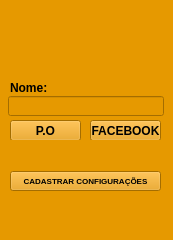
<?xml version="1.0" encoding="UTF-8"?>
<ui version="4.0">
 <class>MainWindow</class>
 <widget class="QMainWindow" name="MainWindow">
  <property name="geometry">
   <rect>
    <x>0</x>
    <y>0</y>
    <width>173</width>
    <height>240</height>
   </rect>
  </property>
  <property name="windowTitle">
   <string>OFFER BOT</string>
  </property>
  <property name="styleSheet">
   <string notr="true">background-color: rgb(255, 170, 0);
background-color: rgb(230, 153, 0);</string>
  </property>
  <widget class="QWidget" name="centralwidget">
   <widget class="QLabel" name="label">
    <property name="geometry">
     <rect>
      <x>56</x>
      <y>11</y>
      <width>71</width>
      <height>71</height>
     </rect>
    </property>
    <property name="text">
     <string/>
    </property>
    <property name="pixmap">
     <pixmap>imagens/coruja.png</pixmap>
    </property>
   </widget>
   <widget class="QLineEdit" name="lineEdit">
    <property name="geometry">
     <rect>
      <x>8</x>
      <y>96</y>
      <width>156</width>
      <height>20</height>
     </rect>
    </property>
   </widget>
   <widget class="QLabel" name="label_2">
    <property name="geometry">
     <rect>
      <x>10</x>
      <y>80</y>
      <width>41</width>
      <height>16</height>
     </rect>
    </property>
    <property name="font">
     <font>
      <weight>75</weight>
      <bold>true</bold>
     </font>
    </property>
    <property name="text">
     <string>Nome:</string>
    </property>
   </widget>
   <widget class="QPushButton" name="pushButton">
    <property name="geometry">
     <rect>
      <x>10</x>
      <y>120</y>
      <width>71</width>
      <height>21</height>
     </rect>
    </property>
    <property name="font">
     <font>
      <weight>75</weight>
      <bold>true</bold>
     </font>
    </property>
    <property name="text">
     <string>P.O</string>
    </property>
   </widget>
   <widget class="QPushButton" name="pushButton_2">
    <property name="geometry">
     <rect>
      <x>90</x>
      <y>120</y>
      <width>71</width>
      <height>21</height>
     </rect>
    </property>
    <property name="font">
     <font>
      <weight>75</weight>
      <bold>true</bold>
     </font>
    </property>
    <property name="text">
     <string>FACEBOOK</string>
    </property>
   </widget>
   <widget class="QPushButton" name="pushButton_3">
    <property name="geometry">
     <rect>
      <x>10</x>
      <y>171</y>
      <width>151</width>
      <height>20</height>
     </rect>
    </property>
    <property name="font">
     <font>
      <pointsize>6</pointsize>
      <weight>75</weight>
      <bold>true</bold>
     </font>
    </property>
    <property name="text">
     <string>CADASTRAR CONFIGURAÇÕES</string>
    </property>
   </widget>
   <widget class="QLabel" name="label_3">
    <property name="geometry">
     <rect>
      <x>10</x>
      <y>140</y>
      <width>161</width>
      <height>20</height>
     </rect>
    </property>
    <property name="font">
     <font>
      <weight>75</weight>
      <bold>true</bold>
     </font>
    </property>
    <property name="text">
     <string/>
    </property>
   </widget>
  </widget>
  <widget class="QMenuBar" name="menubar">
   <property name="geometry">
    <rect>
     <x>0</x>
     <y>0</y>
     <width>173</width>
     <height>21</height>
    </rect>
   </property>
  </widget>
  <widget class="QStatusBar" name="statusbar"/>
 </widget>
 <resources/>
 <connections/>
</ui>
